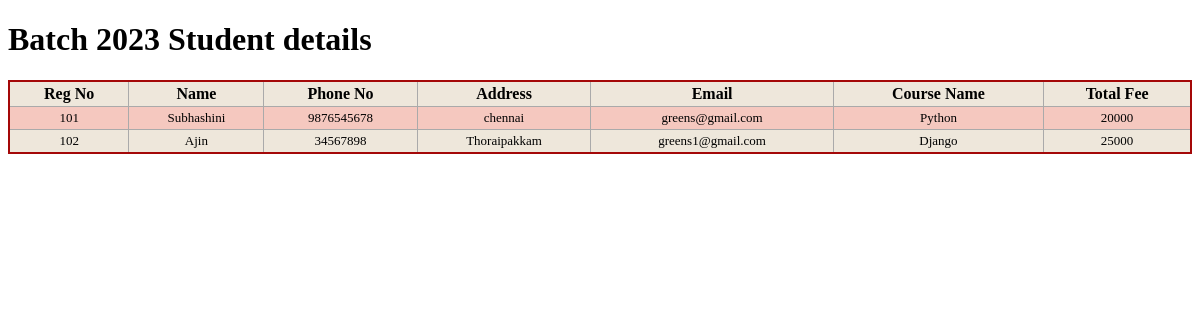
Page /model/stdinfo/ on the committed database.
### ModelWebApp/models.py (models this page shows, shortened)
class StudentDetails(models.Model):
    regNo = models.IntegerField()
    name = models.CharField(max_length=15)
    phno = models.IntegerField()
    address = models.CharField(max_length=30)
    email = models.EmailField()
    courseName = models.CharField(max_length=10)
    totalFee = models.IntegerField()

### ModelWebApp/views.py (the view)
# urls.py: path('stdinfo/', views.studinfo),
def studinfo(request):
    info = StudentDetails.objects.all()
    std = {"details": info}
    return render(request, "ModelWebApp//stddetails.html", context=std)

### template/ModelWebApp/stddetails.html (shortened to what this page needs)
<!DOCTYPE html>
<html lang="en">
<head>
    {% load static %}
</head>
<body>
<h1>Batch 2023 Student details</h1>
<link rel="stylesheet" href="{% static 'css\\SecondWebApp\\ipltable.css' %}">
<table class="redTable">
    <tr>
        <th>Reg No</th>
        <th>Name</th>
        <th>Phone No</th>
        <th>Address</th>
        <th>Email</th>
        <th>Course Name</th>
        <th>Total Fee</th>
    </tr>
    <tr>
        {% for i in details %}
        <td>{{i.regNo}}</td>
        <td>{{i.name}}</td>
        <td>{{i.phno}}</td>
        <td>{{i.address}}</td>
        <td>{{i.email}}</td>
        <td>{{i.courseName}}</td>
        <td>{{i.totalFee}}</td>
    </tr>
    {% endfor %}
</table>
</body>
</html>

### static/css/SecondWebApp/ipltable.css (style rules this page uses)
table.redTable { border: 2px solid #A40808; background-color: #EEE7DB; width: 100%; text-align: center; border-collapse: collapse; }
table.redTable td, table.redTable th { border: 1px solid #AAAAAA; padding: 3px 2px; }
table.redTable tbody td { font-size: 13px; }
table.redTable tr:nth-child(even) { background: #F5C8BF; }

### rows in the picture
StudentDetails: regNo "101", name "Subhashini", phno "9876545678", address "chennai", email "greens@gmail.com", courseName "Python", totalFee "20000"
StudentDetails: regNo "102", name "Ajin", phno "34567898", address "Thoraipakkam", email "greens1@gmail.com", courseName "Django", totalFee "25000"
